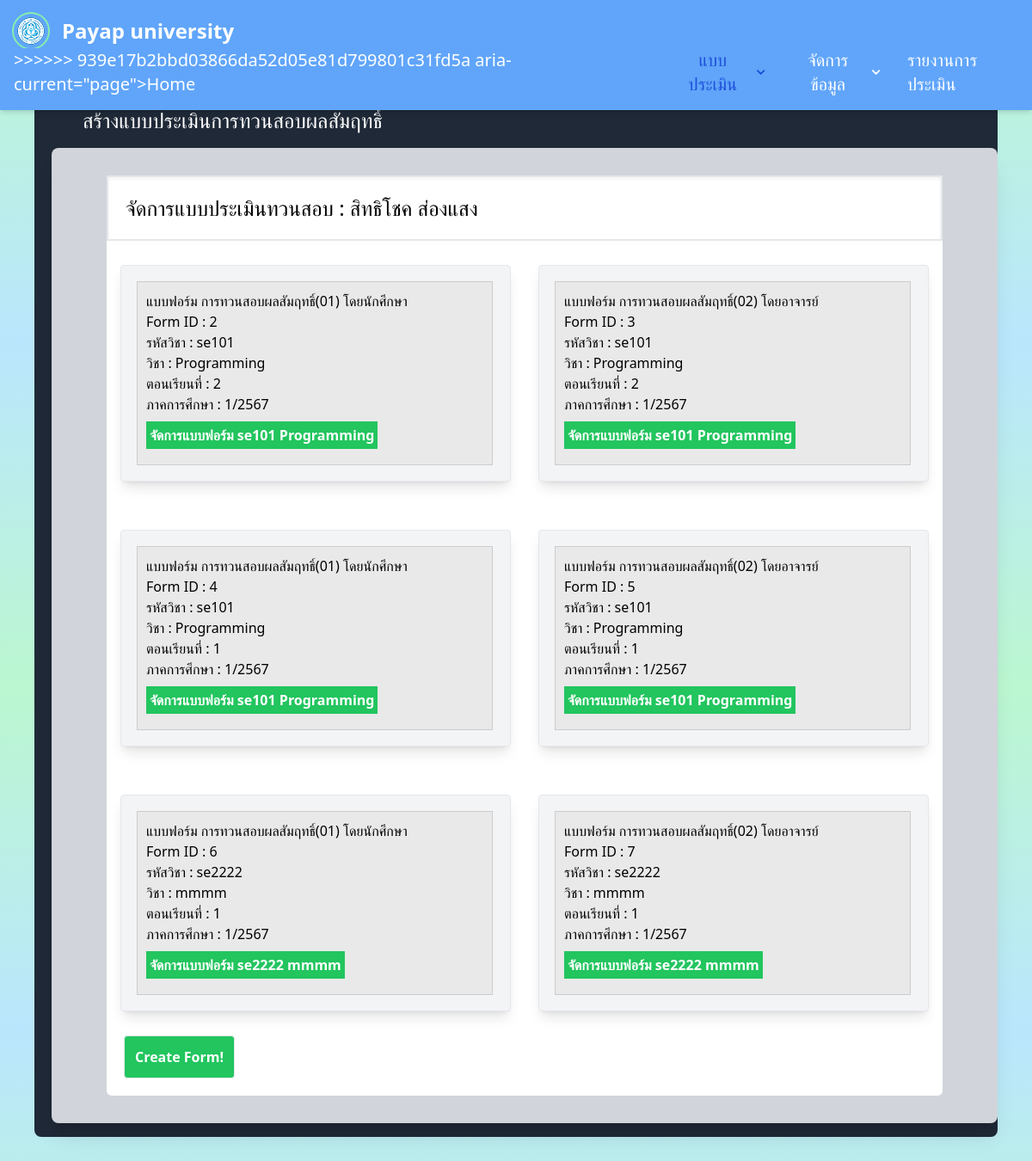
Screenshot of /form/form_detail (signed in) with the database file from the repository.
### formsite/models.py (models this page shows, shortened)
class Form(models.Model):
    semester_choices =(
        (1, '1'),
        (2, '2'),
        (3, '3')
    )
    id = models.BigAutoField(primary_key=True)
    course = models.ForeignKey(Course, on_delete=models.CASCADE, related_name='forms')
    name = models.CharField(max_length=100)
    class_code = models.CharField(max_length=10)
    section = models.ForeignKey(Section, on_delete=models.CASCADE, related_name='forms')
    created_by = models.ForeignKey(User, on_delete=models.CASCADE, null=True, blank=True)
    create = models.DateTimeField(max_length=300, null=True, blank=True)
    description = models.CharField(max_length=200, null=True, blank=True)
    template = models.ForeignKey(Teamplates, on_delete=models.CASCADE)
    is_teacher_form = models.BooleanField(default=False)
    """ year_number = models.IntegerField(
        verbose_name='ปีการศึกษา',
        validators=[MinValueValidator(1999), MaxValueValidator(3100)]
    ) """
    start_date = models.DateTimeField(null=True, blank=True)
    end_date = models.DateTimeField(null=True, blank=True)
    expired = models.BooleanField(default=False) #เก็บว่าแบบฟอร์มนั้นครบกำหนดเวลาหรือยัง

class Course(models.Model):
    teamplates = models.ForeignKey(Teamplates, on_delete=models.CASCADE)
    name = models.CharField(max_length=50)
    """ section = models.CharField(max_length=2) """
    class_code = models.CharField(max_length=7)

class Section(models.Model):
    course = models.ForeignKey(Course, related_name='sections', on_delete=models.CASCADE)
    session_number = models.IntegerField()

class Teamplates(models.Model):
    id = models.BigAutoField(primary_key=True)
    department = models.ForeignKey(Departments, on_delete=models.CASCADE)
    created_by = models.ForeignKey(User, on_delete=models.CASCADE, null=True, blank=True)
    create = models.DateTimeField(auto_now_add=True)
    is_active = models.BooleanField(default=False)
    semester_choices = (
        (1, '1'),
        (2, '2'),
        (3, '3')
    )
    semester = models.IntegerField(choices=semester_choices)
    year_number = models.IntegerField(
        verbose_name='ปี',
        help_text='ใส่ตัวเลขปี 4 ตัว',
        validators=[MinValueValidator(2567), MaxValueValidator(2570)]
    )

### evaluate/views.py (the view)
# urls.py: path('form/form_detail', views.form_detail, name='form_detail'),#u
@login_required(login_url="sign_in") #อาจารย์ดูแบบฟอร์มของตัวเอง
def form_detail(request):
    user = request.user
    forms = form_model.objects.filter(created_by=user, expired=False)
    """ context = {'forms': forms, 'user':user} """
    return render(request, 'evaluate/form_detail.html', {'forms':forms})

### evaluate/templates/evaluate/form_detail.html (shortened to what this page needs)
{% extends "evaluate/nav.html" %}
{% block content %}
<p class="flex items-center text-white text-2xl ml-5 px-4 py-4 ">สร้างแบบประเมินการทวนสอบผลสัมฤทธิ์ </p>
      <div class="relative rounded-lg bg-gray-300 p-8 shadow-xl px-16 ">
        <div class="rounded-md pb-5 bg-white ">
          <div class=" bg-white my-0 text-black bottom-5 p-5 shadow-inner text-2xl border-2 ">
            <h1>จัดการแบบประเมินทวนสอบ : {{ request.user.first_name }}  {{request.user.last_name}}</h1>
        </div>
    <div class="main-container">
        <div class="form-list">
            <div class="flex flex-wrap ">
            {% for data in forms%}
            <div class="w-full md:w-1/2 lg:w-1/2 xl:w-1/2 px-2 my-5  justify-center">
                <div class="bg-gray-100 border rounded shadow-lg p-2 mx-2 my-2">
            <div class="form-card">
                <label>
                    {%if data.is_teacher_form %}
                    แบบฟอร์ม การทวนสอบผลสัมฤทธิ์(02) โดยอาจารย์
                    {%else%}
                    แบบฟอร์ม การทวนสอบผลสัมฤทธิ์(01) โดยนักศึกษา
                    {%endif%}
                    <div class="">
                        Form ID : {{data.id}}
                    <p> รหัสวิชา : {{data.course.class_code}}</p> <p>วิชา : {{data.course.name}}</p> <p>ตอนเรียนที่ : {{data.section.session_number}}</p>
                    <div>
                          ภาคการศึกษา : {{data.course.teamplates.semester}}/{{data.course.teamplates.year_number}}
                          <a href="{% url 'edit_form' form_id=data.id %}">
                    </div>
                        <div>
                        <button onclick="viewForm({{data.id}})" class="bg-green-500 hover:bg-green-700 text-white text-l font-semibold p-1 my-2">จัดการแบบฟอร์ม {{data.course.class_code}} {{data.course.name}}   </button>
                    </div>
                </div>
                </label>
            </div>
        </div>
    </div>
            {% endfor %}
        </div>
                <button class="bg-green-500 hover:bg-green-700 hover:ring-green-700 border rounded ml-5 text-white font-semibold p-3"><a href="/evaluate/create_form">Create Form!</button>
        </div>
    </div>
</div>
</div>
    {% endblock %}

### evaluate/static/styl_editeForm.css (style rules this page uses)
.form-card { border: 1px solid #ccc; padding: 10px; margin: 10px; width: 95%; background: #e9e9e9; }
.form-card label { display: block; }

### rows the page displays
Form: shows "แบบฟอร์ม การทวนสอบผลสัมฤทธิ์(01) โดยนักศึกษา", id "2", course.class_code "se101", course.name "Programming", section.session_number "2", course.teamplates.semester "1", course.teamplates.year_number "2567"
Form: shows "แบบฟอร์ม การทวนสอบผลสัมฤทธิ์(02) โดยอาจารย์", id "3", course.class_code "se101", course.name "Programming", section.session_number "2", course.teamplates.semester "1", course.teamplates.year_number "2567"
Form: shows "แบบฟอร์ม การทวนสอบผลสัมฤทธิ์(01) โดยนักศึกษา", id "4", course.class_code "se101", course.name "Programming", section.session_number "1", course.teamplates.semester "1", course.teamplates.year_number "2567"
Form: shows "แบบฟอร์ม การทวนสอบผลสัมฤทธิ์(02) โดยอาจารย์", id "5", course.class_code "se101", course.name "Programming", section.session_number "1", course.teamplates.semester "1", course.teamplates.year_number "2567"
Form: shows "แบบฟอร์ม การทวนสอบผลสัมฤทธิ์(01) โดยนักศึกษา", id "6", course.class_code "se2222", course.name "mmmm", section.session_number "1", course.teamplates.semester "1", course.teamplates.year_number "2567"
Form: shows "แบบฟอร์ม การทวนสอบผลสัมฤทธิ์(02) โดยอาจารย์", id "7", course.class_code "se2222", course.name "mmmm", section.session_number "1", course.teamplates.semester "1", course.teamplates.year_number "2567"

### other values shown
{{ request.user.first_name }} "สิทธิโชค"
{{ request.user.last_name }} "ส่องแสง"
